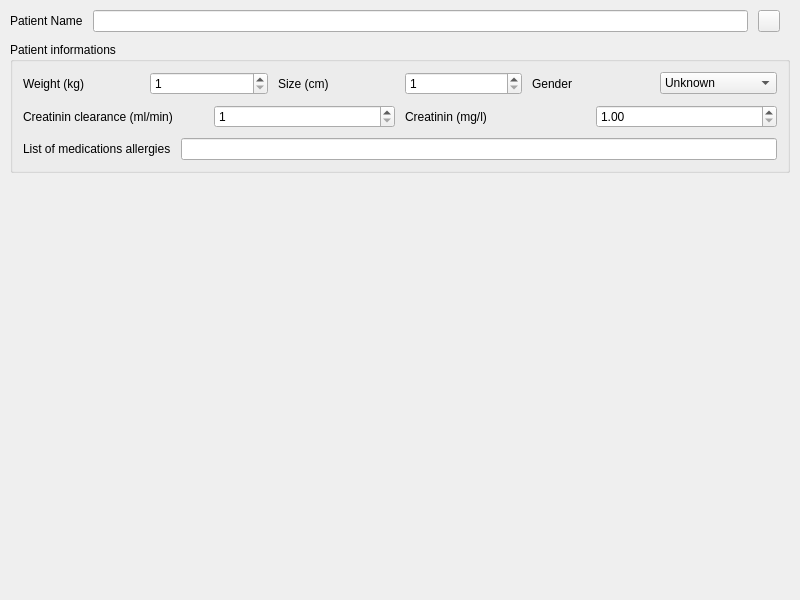
<?xml version="1.0" encoding="UTF-8"?>
<ui version="4.0">
 <class>diMainWindow</class>
 <widget class="QMainWindow" name="diMainWindow">
  <property name="geometry">
   <rect>
    <x>0</x>
    <y>0</y>
    <width>800</width>
    <height>600</height>
   </rect>
  </property>
  <property name="windowTitle">
   <string>MainWindow</string>
  </property>
  <widget class="QWidget" name="centralwidget">
   <layout class="QGridLayout" name="gridLayout_2">
    <property name="margin">
     <number>10</number>
    </property>
    <property name="spacing">
     <number>10</number>
    </property>
    <item row="0" column="0">
     <widget class="QLabel" name="label">
      <property name="text">
       <string>Patient Name</string>
      </property>
     </widget>
    </item>
    <item row="0" column="1">
     <widget class="QLineEdit" name="patientName"/>
    </item>
    <item row="1" column="0" colspan="4">
     <widget class="QGroupBox" name="patientInformations">
      <property name="title">
       <string>Patient informations</string>
      </property>
      <layout class="QGridLayout" name="gridLayout">
       <property name="margin">
        <number>10</number>
       </property>
       <property name="spacing">
        <number>10</number>
       </property>
       <item row="0" column="0">
        <layout class="QHBoxLayout" name="horizontalLayout">
         <item>
          <widget class="QLabel" name="label_2">
           <property name="text">
            <string>Weight (kg)</string>
           </property>
          </widget>
         </item>
         <item>
          <widget class="QSpinBox" name="patientWeight">
           <property name="minimum">
            <number>1</number>
           </property>
           <property name="maximum">
            <number>300</number>
           </property>
          </widget>
         </item>
         <item>
          <widget class="QLabel" name="label_3">
           <property name="text">
            <string>Size (cm)</string>
           </property>
          </widget>
         </item>
         <item>
          <widget class="QSpinBox" name="patientSize">
           <property name="minimum">
            <number>1</number>
           </property>
           <property name="maximum">
            <number>300</number>
           </property>
          </widget>
         </item>
         <item>
          <widget class="QLabel" name="label_4">
           <property name="text">
            <string>Gender</string>
           </property>
          </widget>
         </item>
         <item>
          <widget class="QComboBox" name="sexCombo">
           <item>
            <property name="text">
             <string>Unknown</string>
            </property>
           </item>
           <item>
            <property name="text">
             <string>M</string>
            </property>
           </item>
           <item>
            <property name="text">
             <string>F</string>
            </property>
           </item>
          </widget>
         </item>
        </layout>
       </item>
       <item row="1" column="0">
        <layout class="QHBoxLayout" name="horizontalLayout_2">
         <item>
          <widget class="QLabel" name="label_5">
           <property name="text">
            <string>Creatinin clearance (ml/min)</string>
           </property>
          </widget>
         </item>
         <item>
          <widget class="QSpinBox" name="patientClCr">
           <property name="minimum">
            <number>1</number>
           </property>
           <property name="maximum">
            <number>200</number>
           </property>
          </widget>
         </item>
         <item>
          <widget class="QLabel" name="label_6">
           <property name="text">
            <string>Creatinin (mg/l)</string>
           </property>
          </widget>
         </item>
         <item>
          <widget class="QDoubleSpinBox" name="patientCreatinin">
           <property name="minimum">
            <double>1.000000000000000</double>
           </property>
           <property name="maximum">
            <double>200.000000000000000</double>
           </property>
          </widget>
         </item>
        </layout>
       </item>
       <item row="2" column="0">
        <layout class="QHBoxLayout" name="horizontalLayout_3">
         <item>
          <widget class="QLabel" name="label_7">
           <property name="text">
            <string>List of medications allergies</string>
           </property>
          </widget>
         </item>
         <item>
          <widget class="QLineEdit" name="listOfAllergies"/>
         </item>
        </layout>
       </item>
      </layout>
     </widget>
    </item>
    <item row="2" column="0" colspan="4">
     <widget class="mfDrugsCentralWidget" name="m_CentralWidget" native="true">
      <property name="sizePolicy">
       <sizepolicy hsizetype="Expanding" vsizetype="Expanding">
        <horstretch>0</horstretch>
        <verstretch>0</verstretch>
       </sizepolicy>
      </property>
     </widget>
    </item>
    <item row="0" column="2">
     <widget class="QPushButton" name="morePatientInfoButton">
      <property name="sizePolicy">
       <sizepolicy hsizetype="Maximum" vsizetype="Maximum">
        <horstretch>0</horstretch>
        <verstretch>0</verstretch>
       </sizepolicy>
      </property>
      <property name="minimumSize">
       <size>
        <width>22</width>
        <height>22</height>
       </size>
      </property>
      <property name="maximumSize">
       <size>
        <width>22</width>
        <height>22</height>
       </size>
      </property>
      <property name="text">
       <string/>
      </property>
      <property name="checkable">
       <bool>true</bool>
      </property>
     </widget>
    </item>
   </layout>
  </widget>
 </widget>
 <customwidgets>
  <customwidget>
   <class>mfDrugsCentralWidget</class>
   <extends>QWidget</extends>
   <header location="global">drugswidget/mfDrugsCentralWidget.h</header>
   <container>1</container>
  </customwidget>
 </customwidgets>
 <resources/>
 <connections>
  <connection>
   <sender>morePatientInfoButton</sender>
   <signal>toggled(bool)</signal>
   <receiver>patientInformations</receiver>
   <slot>setVisible(bool)</slot>
   <hints>
    <hint type="sourcelabel">
     <x>787</x>
     <y>48</y>
    </hint>
    <hint type="destinationlabel">
     <x>786</x>
     <y>76</y>
    </hint>
   </hints>
  </connection>
 </connections>
</ui>
